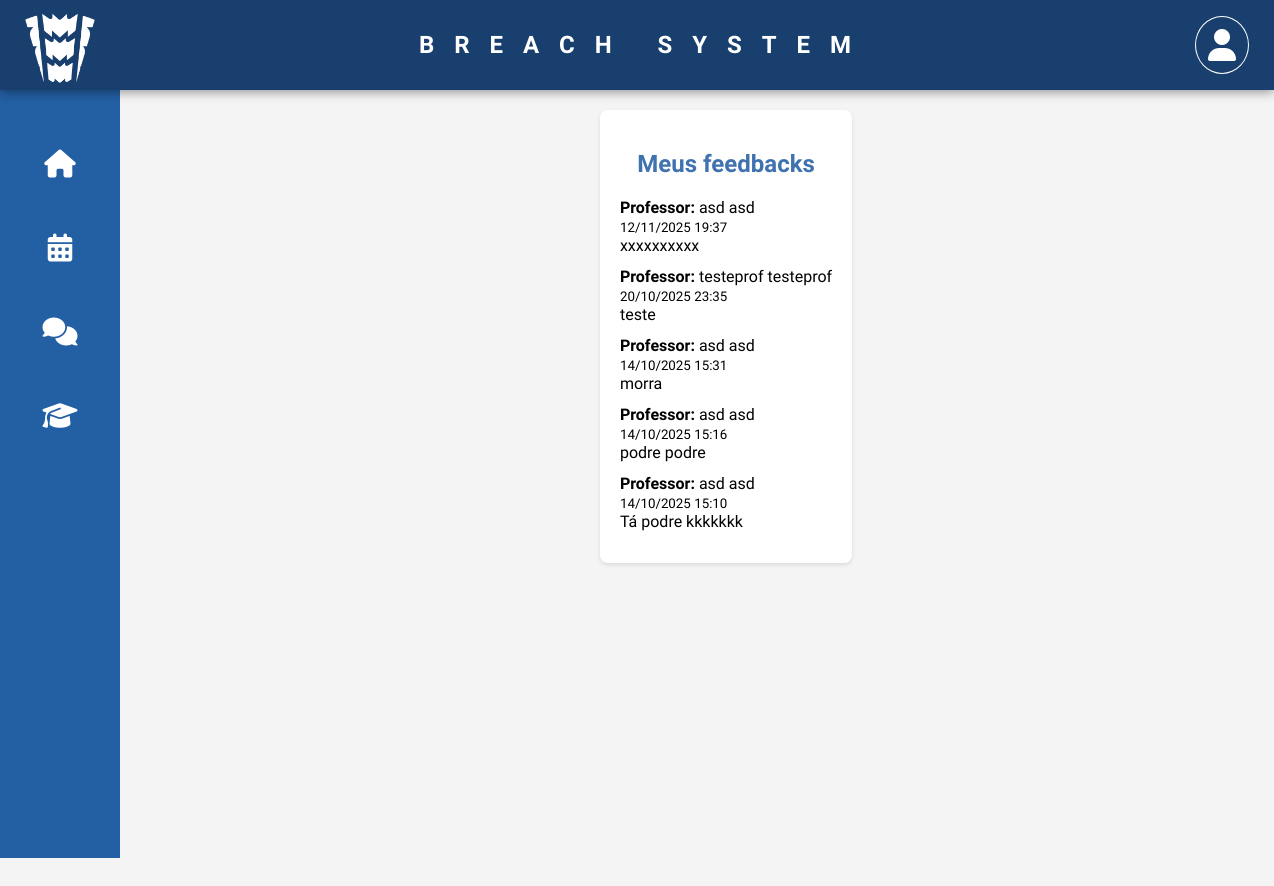
Screenshot of /aluno/feedbacks/ (signed in) with the database file from the repository.
### alunos/models.py (models this page shows, shortened)
class Feedback(models.Model):
    aluno = models.ForeignKey(Aluno, on_delete=models.CASCADE, related_name='feedbacks')
    professor = models.ForeignKey(Professor, on_delete=models.SET_NULL, null=True, blank=True, related_name='feedbacks')
    texto = models.TextField()
    visivel_para_aluno = models.BooleanField(default=True)
    criado_em = models.DateTimeField(auto_now_add=True)
    atualizado_em = models.DateTimeField(auto_now=True)
    class Meta:
        ordering = ['-criado_em']
        indexes = [models.Index(fields=['aluno', '-criado_em'])]

class Professor(models.Model):
    user = models.OneToOneField(User, on_delete=models.CASCADE)

### alunos/views.py (the view)
# urls.py: path('aluno/feedbacks/', MeusFeedbacksView.as_view(), name='aluno-meus-feedbacks'),
class MeusFeedbacksView(LoginRequiredMixin, ListView):
    model = Feedback
    template_name = 'alunos/meus_feedbacks.html'
    context_object_name = 'feedbacks'
    paginate_by = 10
    def get_queryset(self):
        if hasattr(self.request.user, 'aluno'):
            return (Feedback.objects
                    .filter(aluno=self.request.user.aluno, visivel_para_aluno=True)
                    .select_related('professor__user')
                    .order_by('-criado_em'))
        return Feedback.objects.none()

### alunos/templates/alunos/meus_feedbacks.html (shortened to what this page needs)
{% extends "base.html" %}
{% block content %}
<div class="dashboard-container">
    <div class="feedBack">
        <h2>Meus feedbacks</h2>
        {% if feedbacks %}
            <ul class="ul">
            {% for fb in feedbacks %}
                <li style="margin-bottom:12px;">
                <div><strong>Professor:</strong>
                    {{ fb.professor.user.get_full_name|default:fb.professor.user.username }}
                </div>
                <div><small>{{ fb.criado_em|date:"d/m/Y H:i" }}</small></div>
                <div>{{ fb.texto }}</div>
                </li>
            {% endfor %}
            </ul>
        {% else %}
            <p>Você ainda não possui feedbacks.</p>
        {% endif %}
    </div>
</div>
{% endblock %}

### alunos/static/css/style.css (style rules this page uses)
h1, h2 { color: #2c3e50; margin-bottom: 20px; text-align: center; }

### alunos/templates/alunos/meus_feedbacks.html (style rules this page uses)
.dashboard-container { width: 100%; display: flex; align-items: center; justify-content: center; }
.ul { list-style-type: none; margin: 0; padding: 0; }

### rows the page displays
Feedback: professor.user.get_full_name "asd asd", criado_em "12/11/2025 19:37", texto "xxxxxxxxxx"
Feedback: professor.user.get_full_name "testeprof testeprof", criado_em "20/10/2025 23:35", texto "teste"
Feedback: professor.user.get_full_name "asd asd", criado_em "14/10/2025 15:31", texto "morra"
Feedback: professor.user.get_full_name "asd asd", criado_em "14/10/2025 15:16", texto "podre podre"
Feedback: professor.user.get_full_name "asd asd", criado_em "14/10/2025 15:10", texto "Tá podre kkkkkkk"
